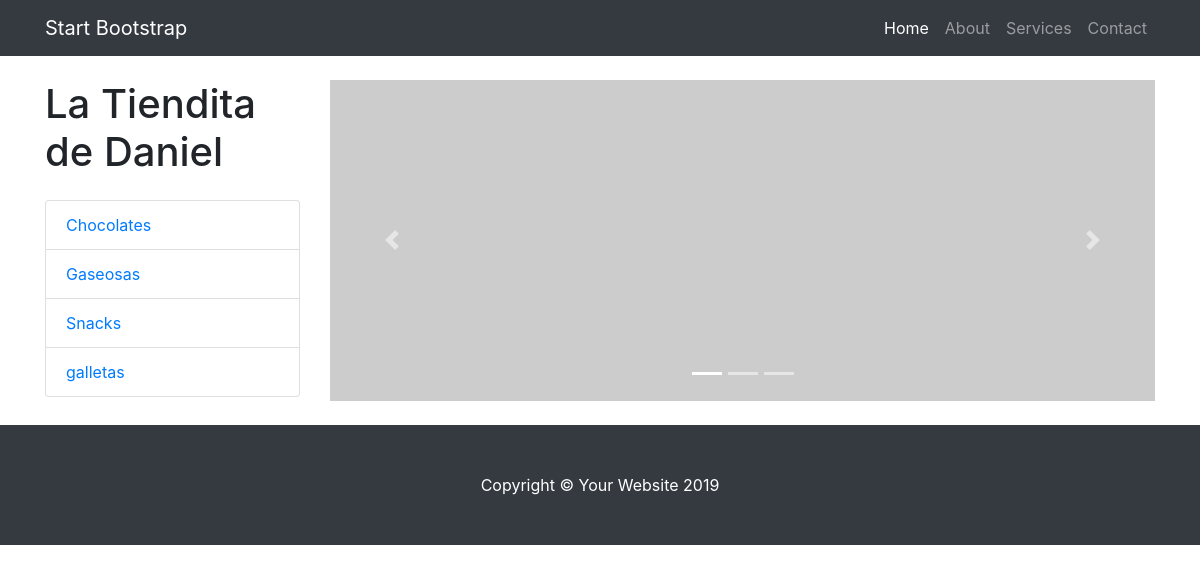
/tienda/categoria/1/, run on the app's committed database.
### tienda/models.py (models this page shows, shortened)
class Categoria(models.Model):
    nombre = models.CharField(max_length=200)
    pub_date = models.DateTimeField('date published')

### tienda/views.py (the view)
# urls.py: path('categoria/<int:categoria_id>/', views.categoria, name='categoria'),
def categoria(request, categoria_id):
    product_list = Producto.objects.filter(categoria = categoria_id)[:6]
    cat_list = Categoria.objects.order_by('nombre')
    context = {'product_list': product_list, 'cat_list': cat_list}
    return render(request, 'tienda/categoria.html', context)

### tienda/templates/tienda/categoria.html (shortened to what this page needs)
{% extends "tienda/layout.html" %}
{% block content %}
    <div id="carouselExampleIndicators"
         class="carousel slide my-4"
         data-ride="carousel">
        <ol class="carousel-indicators">
            <li data-target="#carouselExampleIndicators"
                data-slide-to="0"
                class="active"></li>
            <li data-target="#carouselExampleIndicators" data-slide-to="1"></li>
            <li data-target="#carouselExampleIndicators" data-slide-to="2"></li>
        </ol>
        <div class="carousel-inner" role="listbox">
            <div class="carousel-item active">
                <img class="d-block img-fluid"
                     src="http://placehold.it/900x350"
                     alt="First slide">
            </div>
        </div>
        <a class="carousel-control-prev"
           href="#carouselExampleIndicators"
           role="button"
           data-slide="prev">
            <span class="carousel-control-prev-icon" aria-hidden="true"></span>
        </a>
        <a class="carousel-control-next"
           href="#carouselExampleIndicators"
           role="button"
           data-slide="next">
            <span class="carousel-control-next-icon" aria-hidden="true"></span>
        </a>
    </div>
{% endblock %}

### tienda/templates/tienda/layout.html (shortened to what this page needs)
{% load static %}
<!DOCTYPE html>
<html lang="en">
  <head>
    <link href="{% static 'vendor/bootstrap/css/bootstrap.min.css' %}" rel="stylesheet">
    <link href="{% static 'css/shop.css' %}" rel="stylesheet">
  </head>
  <body>
    <nav class="navbar navbar-expand-lg navbar-dark bg-dark fixed-top">
      <div class="container">
        <a class="navbar-brand" href="#">Start Bootstrap</a>
        <div class="collapse navbar-collapse" id="navbarResponsive">
          <ul class="navbar-nav ml-auto">
            <li class="nav-item active">
              <a class="nav-link" href="#">Home
              </a>
            </li>
            <li class="nav-item">
              <a class="nav-link" href="#">About</a>
            </li>
            <li class="nav-item">
              <a class="nav-link" href="#">Services</a>
            </li>
            <li class="nav-item">
              <a class="nav-link" href="#">Contact</a>
            </li>
          </ul>
        </div>
      </div>
    </nav>
    <div class="container">
      <div class="row">
        <div class="col-lg-3">
          <h1 class="my-4">La Tiendita de Daniel</h1>
          <div class="list-group">
            {% for cat in cat_list %}
            <a href="/tienda/categoria/{{ cat.id }}/" class="list-group-item">{{ cat.nombre }}</a>
            {% endfor %}
          </div>
        </div>
        <div class="col-lg-9">
          {% block content %}{% endblock %}
        </div>
      </div>
    </div>
    <footer class="py-5 bg-dark">
      <div class="container">
        <p class="m-0 text-center text-white">Copyright &copy; Your Website 2019</p>
      </div>
    </footer>
  </body>
</html>

### tienda/static/css/shop.css (style rules this page uses)
body { padding-top: 54px; }
@media (min-width: 992px) { body { padding-top: 56px; } }

### data on the page
Categoria: nombre "Chocolates"
Categoria: nombre "Gaseosas"
Categoria: nombre "Snacks"
Categoria: nombre "galletas"
